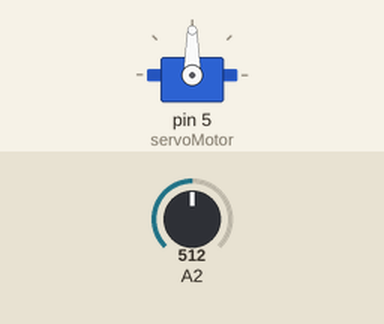
A sketch run on a simulated Arduino Uno, built with avr-gcc and run on an emulated ATmega328P. Shown: servo. Inputs (shaded band) come from the test bench; at power-on: A2 = 512.

Above: at 1.2 s.
1.3 s: A2 set to 716
At 2.4 s:
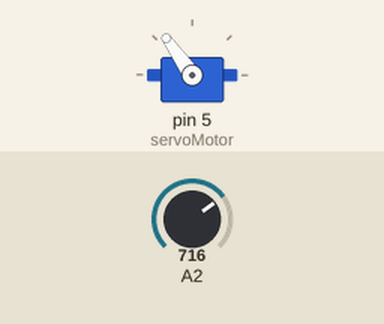
2.8 s: A2 set to 900
At 3.3 s:
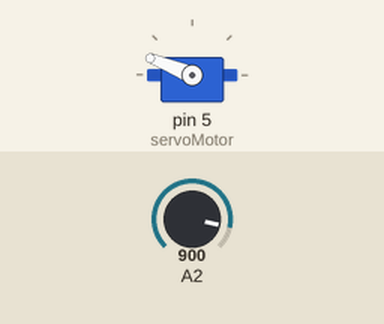
4.3 s: A2 set to 1023
At 4.7 s:
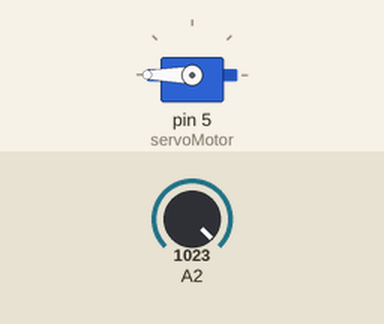
5.8 s: A2 set to 306
At 6.7 s:
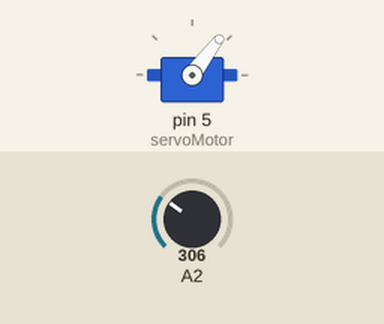
7.3 s: A2 set to 122
At 8.2 s:
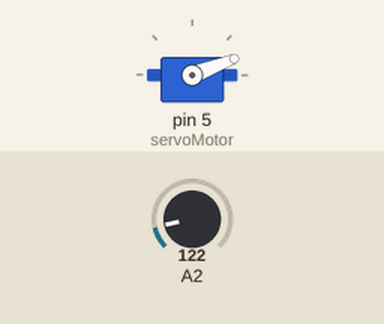
Timing chart, 0 to 9.8 s (numbered marks = the images above; inputs shaded):
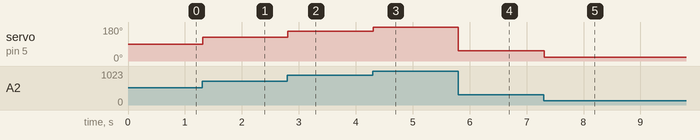

The sketch:

Ques16.ino
```cpp
#include <Servo.h>

Servo servoMotor;
int potential = 0;
int angle = 0;

void setup() {
  servoMotor.attach(5);
}

void loop() {
  potential = analogRead(A2);
  angle = map(potential, 0, 1023, 0, 180);//getting value of angle from potentiometer
  servoMotor.write(angle);
  delay(15);
}
```

Measured:
- after the input at 1.3 s, servo on pin 5 (servoMotor): 90° → 125° at once
- after the input at 2.8 s, servo on pin 5 (servoMotor): 125° → 158° at once
- after the input at 4.3 s, servo on pin 5 (servoMotor): 158° → 180° at once
- after the input at 5.8 s, servo on pin 5 (servoMotor): 180° → 53° at once
- after the input at 7.3 s, servo on pin 5 (servoMotor): 53° → 21° at once
